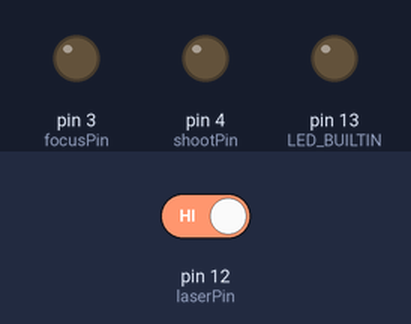
Recording of a sketch running on a simulated Arduino Uno, built with avr-gcc and run on an emulated ATmega328P. Parts: output pins drawn as LEDs (lit = HIGH). The test bench sets the inputs (shaded band); at power-on: pin 12 (laserPin) HIGH. What the sketch prints to the serial monitor is not drawn.

Above: at 1.2 s.
1.3 s: pin 12 (laserPin) driven LOW
At 2.2 s:
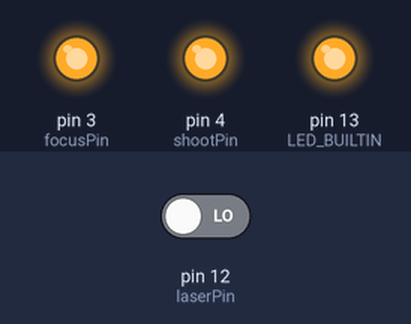
At 4.1 s:
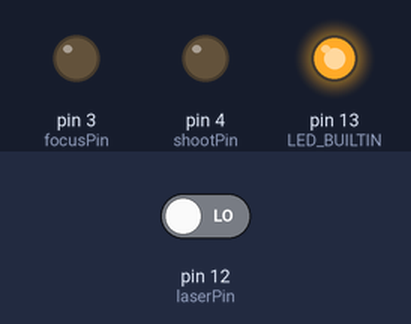
4.3 s: pin 12 (laserPin) driven HIGH
At 5.7 s:
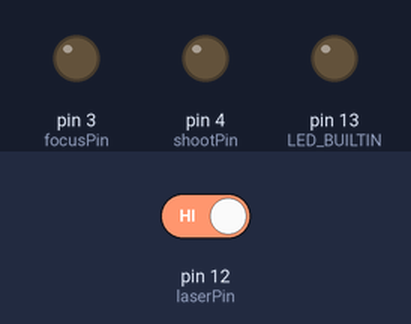
Timing chart, 0 to 7.3 s (numbered marks = the images above; inputs shaded):
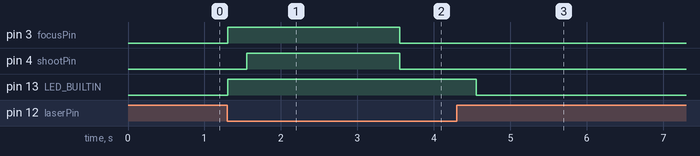

Measured:
- after the input at 1.3 s, pin 3 (focusPin): LOW → HIGH at once, → LOW 2.3 s later; pin 4 (shootPin): LOW → HIGH after 0.25 s, → LOW 2.0 s later; pin 13 (LED_BUILTIN): LOW → HIGH at once
- after the input at 4.3 s, pin 3 (focusPin), pin 4 (shootPin): stops changing and stays LOW; pin 13 (LED_BUILTIN): HIGH → LOW after 0.25 s

The sketch:

AUTO_SHOOT_WIRE.ino
```cpp
/*
  Auto Shoot Wire

  Reads a digital input on pin 7, executes  the shoot function to shoot the camera
  and prints the result to the Serial Monitor

  FFCC female conector:
  Pin 1 -> Nada
  Pin 2 -> Runner
  Pin 3 -> VCC 12 V
  Pin 4 -> Data 3.3 V
  Pin 5 -> GND

  Camera Jack PINOUT:

  TIP: Green ->
  RING(middle): Red ->
  SLEEVE(closer to cable): Black -> GND

  Author: Marcelo Jimenez 19/11

*/


// digital pin 7 has a FFCC attached to it.
int laserPin = 12;
int focusPin = 3;
int shootPin = 4;

// the setup routine runs once when you press reset:
void setup() {
  // initialize serial communication at 9600 bits per second:
  Serial.begin(9600);
  // make the laserPin's pin an input:
  pinMode(laserPin, INPUT);

  //Led usage for visual detection
  pinMode(LED_BUILTIN, OUTPUT);
  pinMode(shootPin,OUTPUT);
  pinMode(focusPin, OUTPUT);
}

// the loop routine runs over and over again forever:
void loop() {
  // read the input pin:
  int laserState = digitalRead(laserPin);
  // print out the state of the button:
  Serial.println(laserState);
  delay(1);        // delay in between reads for stability

     if (laserState == LOW) {
       digitalWrite(LED_BUILTIN, HIGH);   // turn the LED on (HIGH is the voltage level)
       laserState == HIGH;
      shoot();
        digitalWrite(LED_BUILTIN, LOW);    // turn the LED off by making the voltage LOW
    }
}

/**
 * SHOOT: Disparo de la cámara, saca como 7 fotos
 */

void shoot(){

  digitalWrite(focusPin, HIGH);
  delay(250);
  digitalWrite(shootPin, HIGH);

  delay(2000);                       // wait for a second

  digitalWrite(focusPin, LOW);
  digitalWrite(shootPin, LOW);
  delay(1000);                       // wait for a second

}
```
